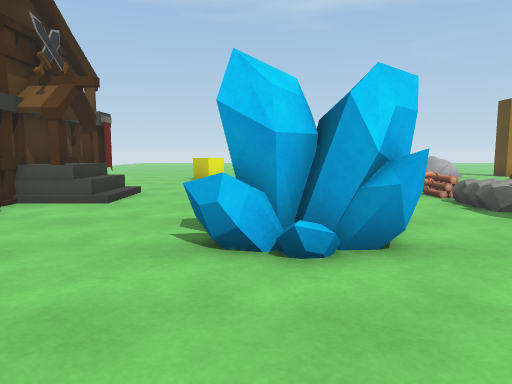
[1] (above)

19 first-person views from a walk through a Unity game level. The camera is 1.2 m above the floor, tilts 6° down and sees 70° across. The floor is counted in squares, 1 m on a side. Each view is taken from the middle of a square. On the plan, view 1 faces up. The plan holds only what a view shows up to about 15 squares ahead; the rest is blank. The place goes on beyond the plan. Some animated figures are not drawn. Some surface patterns are stand-ins.

[2]
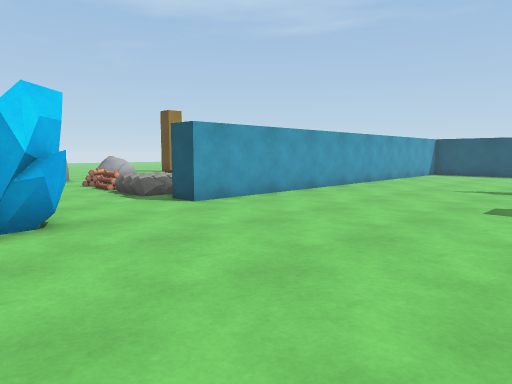

[3]
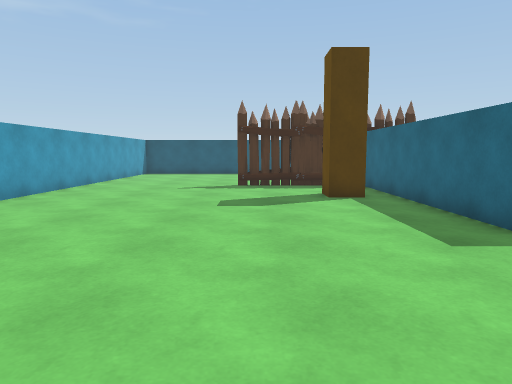

[4]
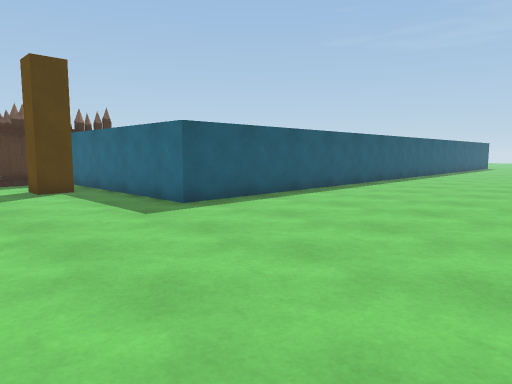

[5]
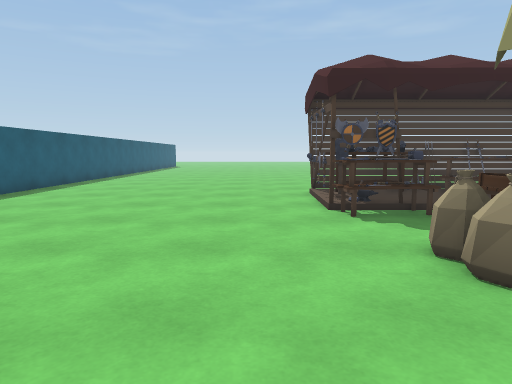

[6]
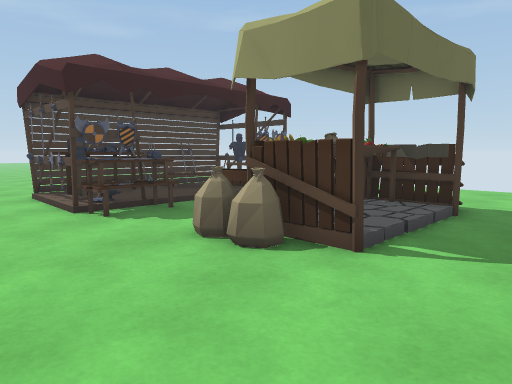

[7]
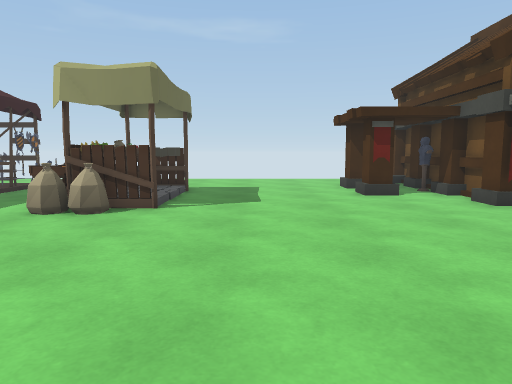

[8]
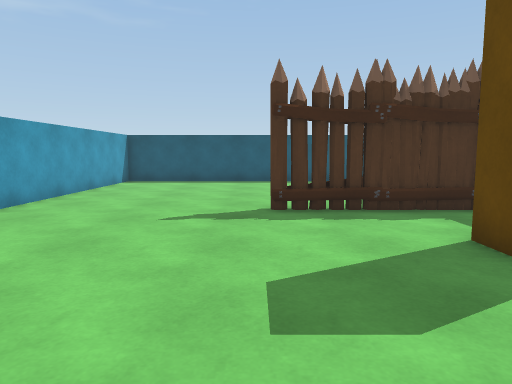

[9]
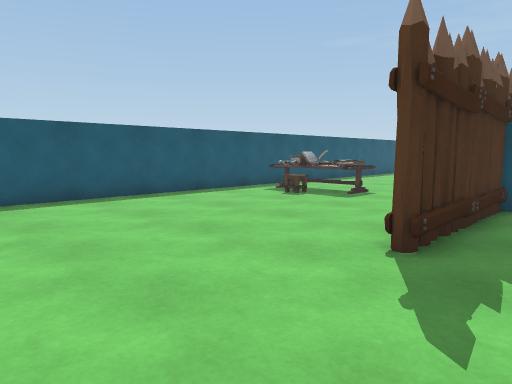

[10]
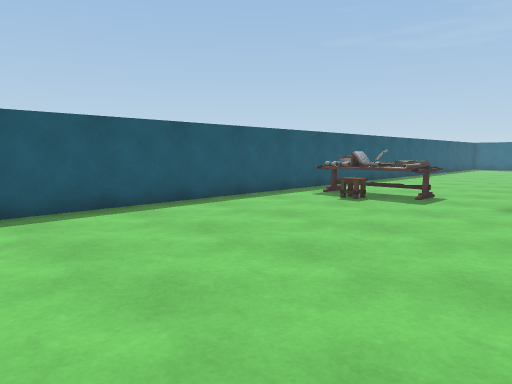

[11]
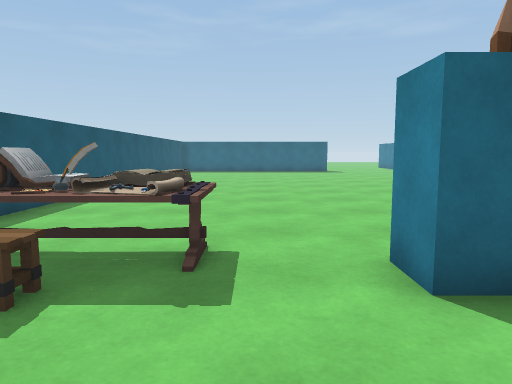

[12]
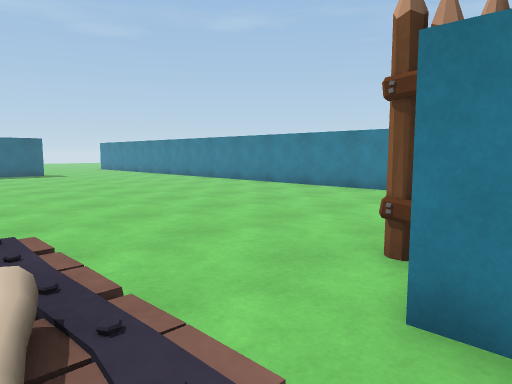

[13]
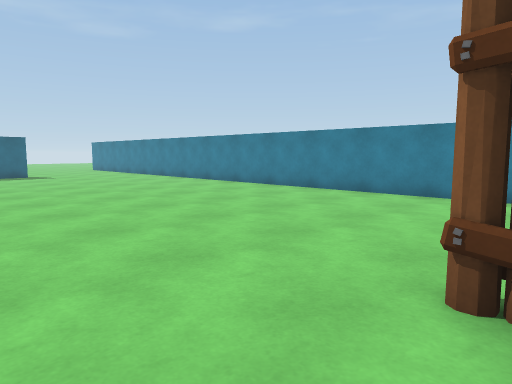

[14]
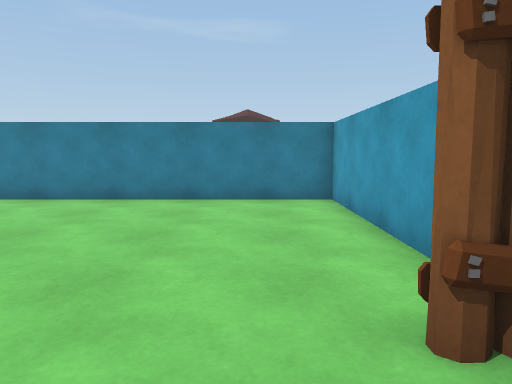

[15]
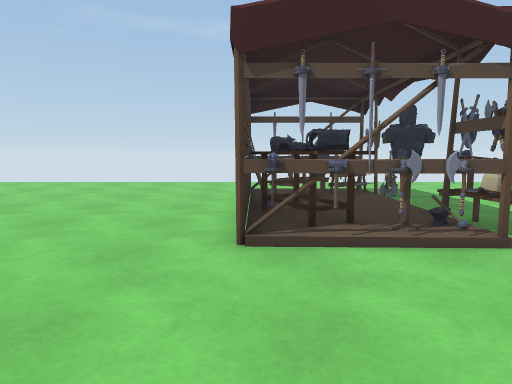

[16]
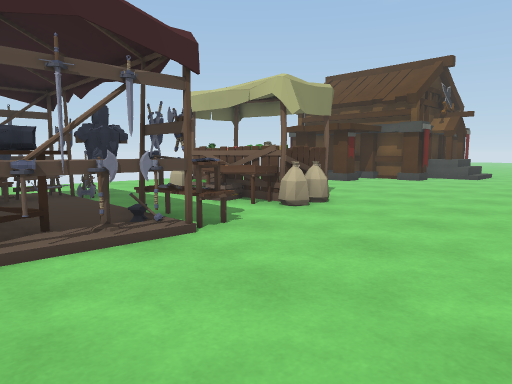

[17]
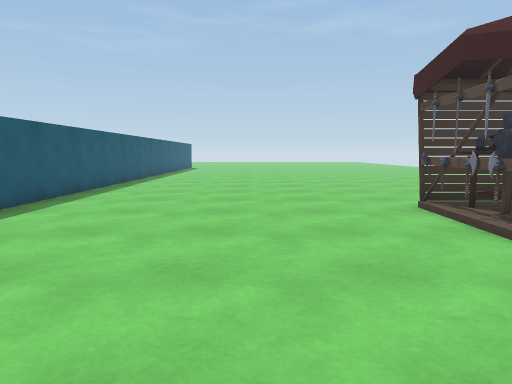

[18]
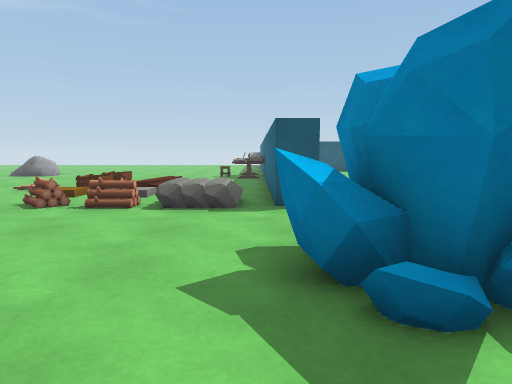

[19]
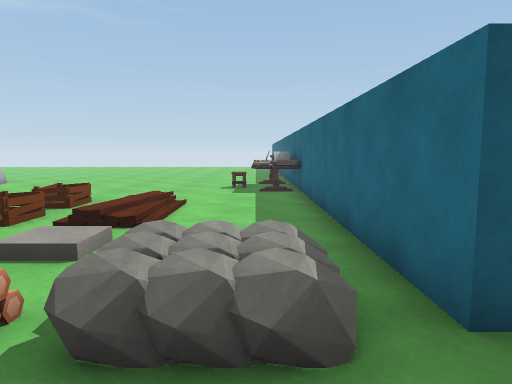

### Floor plan
Points are (right, up) in squares from view 1. A wall is a line through its corners. A room is listed if a view was taken in it or the views show most of it. See-through windows are left out.
Room 1 (views 1, 2, 3, 4, 5, 6, 7, 8, 9, 10, 11, 12, 13, 14, 15, 16, 17, 18, 19)
walls: (10, -4.1) (10, -3) (11, -3); (12, -6) (6.5, -6) (6.5, -16.9); (13.6, -4.1) (13.8, -1.6); (13.7, -4.4) (13.9, -3.8) (13.7, -3.2); (13.6, -5) (13.6, -0.4); (13.9, -2.6) (13.6, -1.7); (13.9, -3.9) (13.6, -2.6) (13.9, -2.2); (13.9, -4.6) (13.6, -3.8) (13.9, -3.2); (14, -6.4) (14, -6.9); (14, -6.4) (14, -7); (14.8, -5) (15.5, -5) (15.5, -6); (5.5, -17.1) (5.5, -5) (13.6, -5) (13.8, -3.6); (-5.4, 6.7) (-6.4, 6.7); (-7.6, 5) (-7.6, 4.3) (-8.4, 4.3); (-6.5, 6.9) (-7.6, 6.9); (-4.5, 9) (-6.1, 9); (-6.8, 7.1) (-7.6, 7.1); (-7.6, 6.7) (-8.4, 6.7); (-9.8, 4.8) (-9.8, 4.3) (-10.5, 4.3); (-8.8, 6.9) (-9.5, 6.9); (-9.1, 7.1) (-9.8, 7.1); (-9.8, 6.7) (-10.6, 6.7); (21.1, 5.5) (5.5, 5.5) (5.5, 6.6) (14.1, 6.6); (-11, 6.9) (-12, 6.9); (-11.4, 7.1) (-12, 7.1); (21.9, -17.1) (21.9, 2.8)
low walls: (-4.5, 8.8) (-5.9, 8.8); (-4.5, 10.5) (-4.5, 9)
objects: other object (-10, -10) to (-4, -6); other object (-10, -4) to (-4, -1); other object (-8, 6); other object (-1, 4) to (2, 7); other object (5, 8); other object (5, 10); other object (15, 7) to (18, 8); other object (18, -7) to (21, -6)

Positions as (right, up) in squares from view 1, and headings:
1: (0, 0), facing up
2: (0, -2), facing up-right
3: (0, -1), facing right
4: (-2, 0), facing down-right
5: (-2, 1), facing down
6: (-1, 1), facing down-left
7: (3, 1), facing left
8: (6, 0), facing right
9: (12, 4), facing down-right
10: (14, 4), facing down-right
11: (17, -2), facing down
12: (18, -5), facing down-left
13: (17, -6), facing down-left
14: (16, -8), facing left
15: (1, -10), facing left
16: (1, -10), facing up-left
17: (0, -2), facing down
18: (-3, 7), facing right
19: (3, 8), facing right
